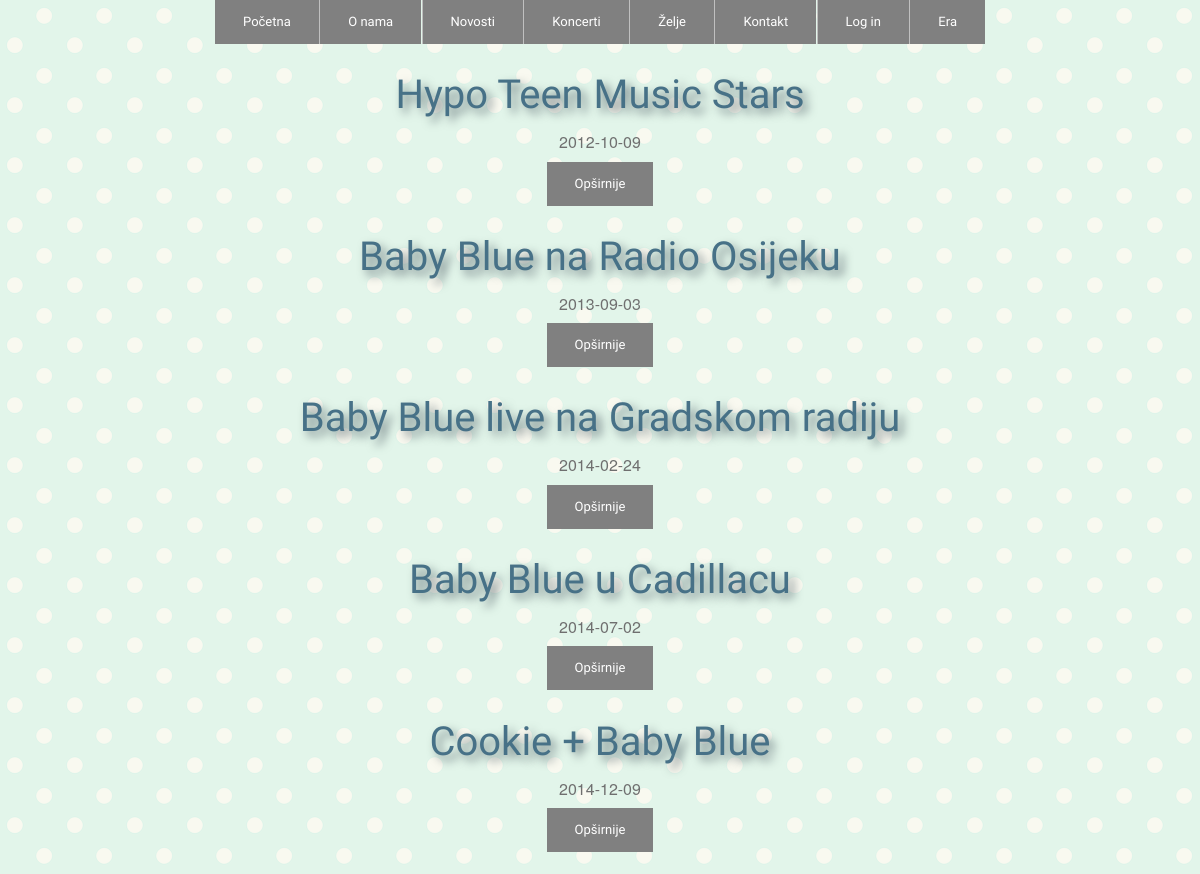
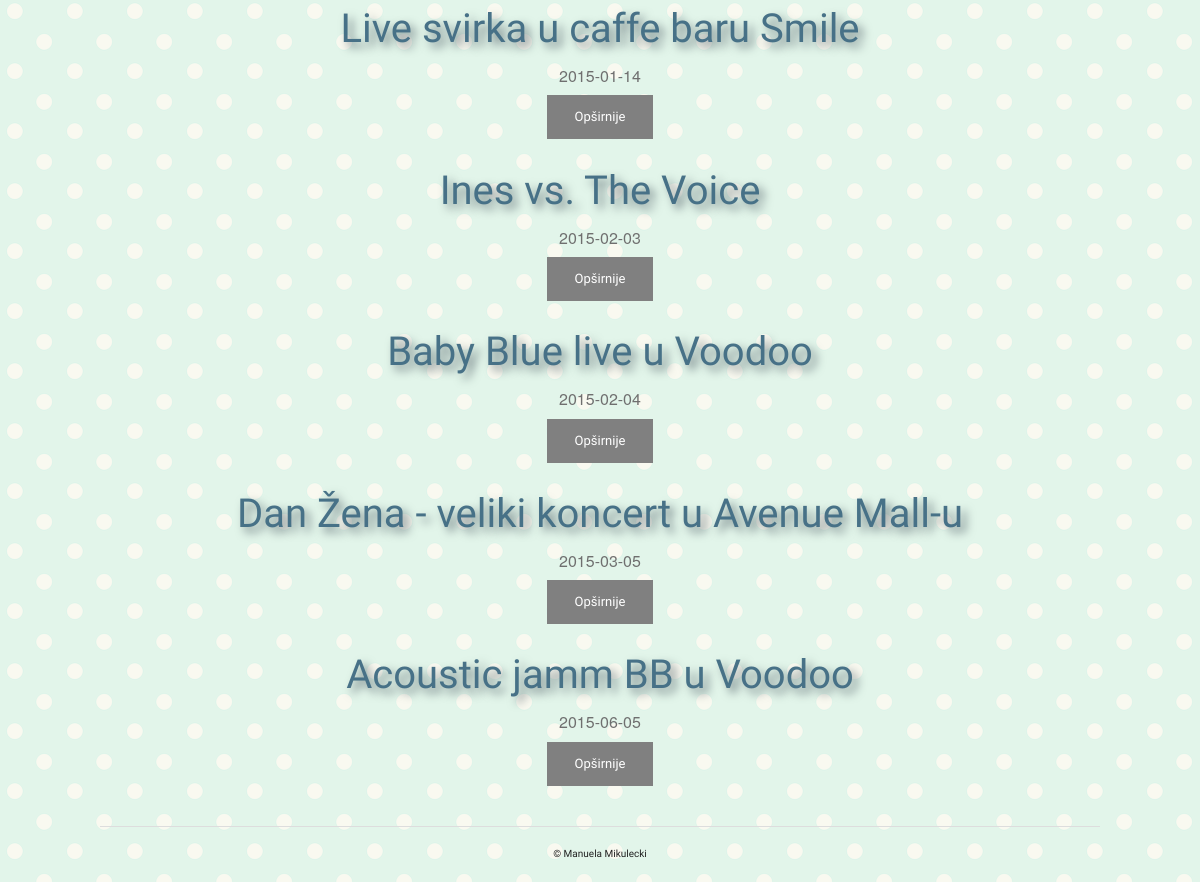
Page /novosti.php on the committed database (2 pictures, top to bottom).
### tables this page shows
create table novosti(
sifra int not null primary key auto_increment,
naslov varchar (100) not null,
datum date not null,
tekst varchar (5000) not null,
operater int);

### novosti.php (the view, shortened to what this page needs)
<?php include_once 'head.php'; ?>
<body>
<?php include_once 'zaglavlje.php'; ?>
<div class="row">
  <?php
      $izraz = $veza -> prepare("select a.sifra, a.naslov, a.datum, a.tekst
        from novosti a inner join novosti_koncert b on a.sifra=b.novosti
        inner join koncert c on c.sifra=b.koncert order by a.datum asc"
        );
      $izraz -> execute();
      $rezultati = $izraz -> fetchAll(PDO::FETCH_OBJ);
      foreach ($rezultati as $r):
      ?>
  <div class="large-12 columns">
    <div class="sve">
<h4 class="sjena"><?php echo $r->naslov; ?></h4>
  <h6 class="subheader"><?php echo $r->datum; ?></h6>
  <a href="opsirnijenovosti.php?sifra=<?php echo $r->sifra ?>" class="small button"> Opširnije </a>
</div>
</div>
<?php endforeach; ?>
</div>
<?php include_once 'podnozje.php'; ?>
</body>
</html>

### css/stil1.css (style rules this page uses)
body { background-image: url('../pozadina1.png'); }
.button { color: white; background-color: grey; font-family: 'PT Sans Narrow', sans-serif; }
h4 { font-family: 'Open Sans Condensed', sans-serif; font-size: 40px; color:#477187; }
.sve { text-align: center; }
.sjena { text-shadow:5px 5px 10px #6C7B7F; }

### rows in the picture
novosti: naslov "Hypo Teen Music Stars", datum "2012-10-09"
novosti: naslov "Baby Blue na Radio Osijeku", datum "2013-09-03"
novosti: naslov "Baby Blue live na Gradskom radiju", datum "2014-02-24"
novosti: naslov "Baby Blue u Cadillacu", datum "2014-07-02"
novosti: naslov "Cookie + Baby Blue", datum "2014-12-09"
novosti: naslov "Live svirka u caffe baru Smile", datum "2015-01-14"
novosti: naslov "Ines vs. The Voice", datum "2015-02-03"
novosti: naslov "Baby Blue live u Voodoo", datum "2015-02-04"
novosti: naslov "Dan Žena - veliki koncert u Avenue Mall-u", datum "2015-03-05"
novosti: naslov "Acoustic jamm BB u Voodoo", datum "2015-06-05"
